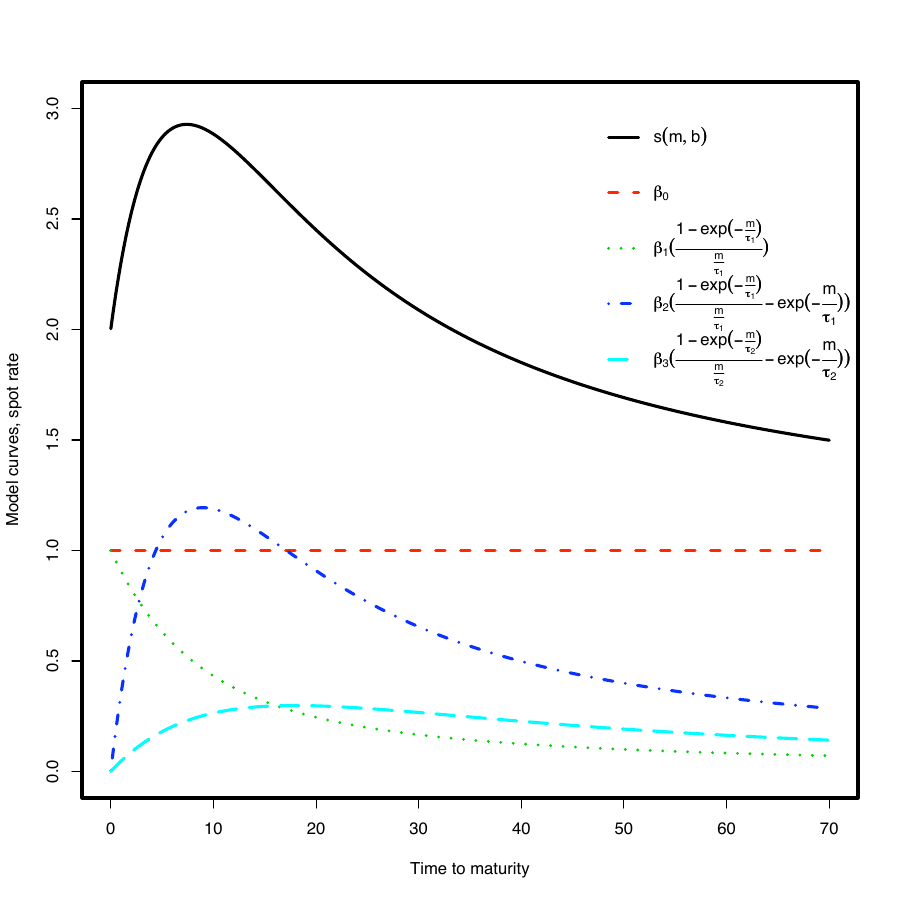

The script that saved this image:
1m <- seq(0,70,0.01)     # time to maturity

beta_1 <- 1      # parameters
tau_1 <- 5
beta_2 <- 4
beta_0 <- 1
beta_3 <- 1
tau_2 <- 10



pdf("curveshape.pdf",width=9,height=9)
par(lwd=3)
# spot rates
plot(m,beta_0+ beta_1*((1-exp(-m/tau_1))/(m/tau_1))+ beta_2*(((1-exp(-m/tau_1))/(m/tau_1))-exp(-m/tau_1))+beta_3*(((1-exp(-m/tau_2))/(m/tau_2))-exp(-m/tau_2)),
     col=1,type="l",lty=1, ylim=c(0,3),
     xlab="Time to maturity",
     ylab="Model curves, spot rate")

# beta_0
lines(m,rep(beta_0,length(m)),col=2,lty=2)

# beta_1
lines(m, beta_1*((1-exp(-m/tau_1))/(m/tau_1)),type="l",col=3,lty=3)

# beta_2
lines(m, beta_2*(((1-exp(-m/tau_1))/(m/tau_1))-exp(-m/tau_1)),lty=4,col=4)

# beta_3
lines(m, beta_3*(((1-exp(-m/tau_2))/(m/tau_2))-exp(-m/tau_2)),lty=5,col=5)


legend("topright",legend=c(expression(s(m,b)),
       expression(beta[0]),
       expression(beta[1]*(frac(1-exp(-frac(m,tau[1])),frac(m,tau[1])))),
       expression(beta[2]*(frac(1-exp(-frac(m,tau[1])),frac(m,tau[1]))-exp(-frac(m,tau[1])))),
       expression(beta[3]*(frac(1-exp(-frac(m,tau[2])),frac(m,tau[2]))-exp(-frac(m,tau[2]))))
       ),
       lty=c(1,2,3,4,5), col=c(1,2,3,4,5),bty="n"
       )
dev.off()
